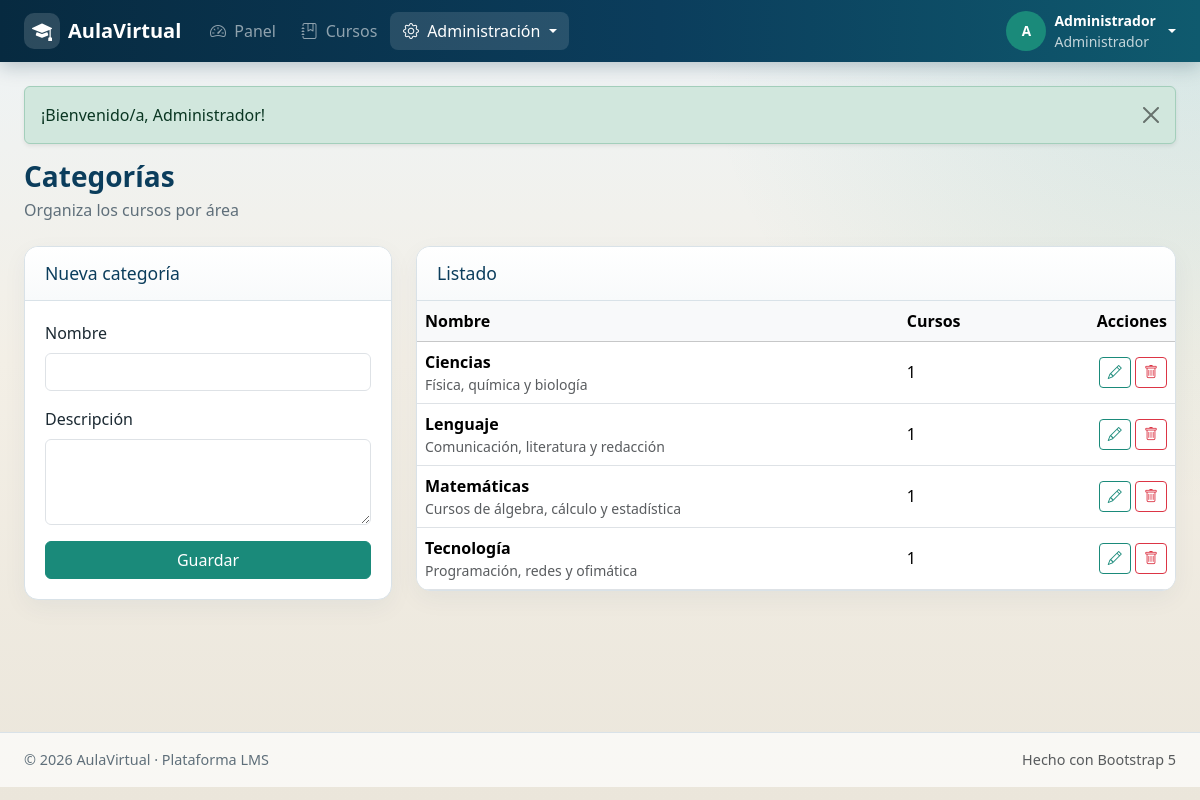
The page /admin/categorias.php (signed in) on the database as committed earlier.
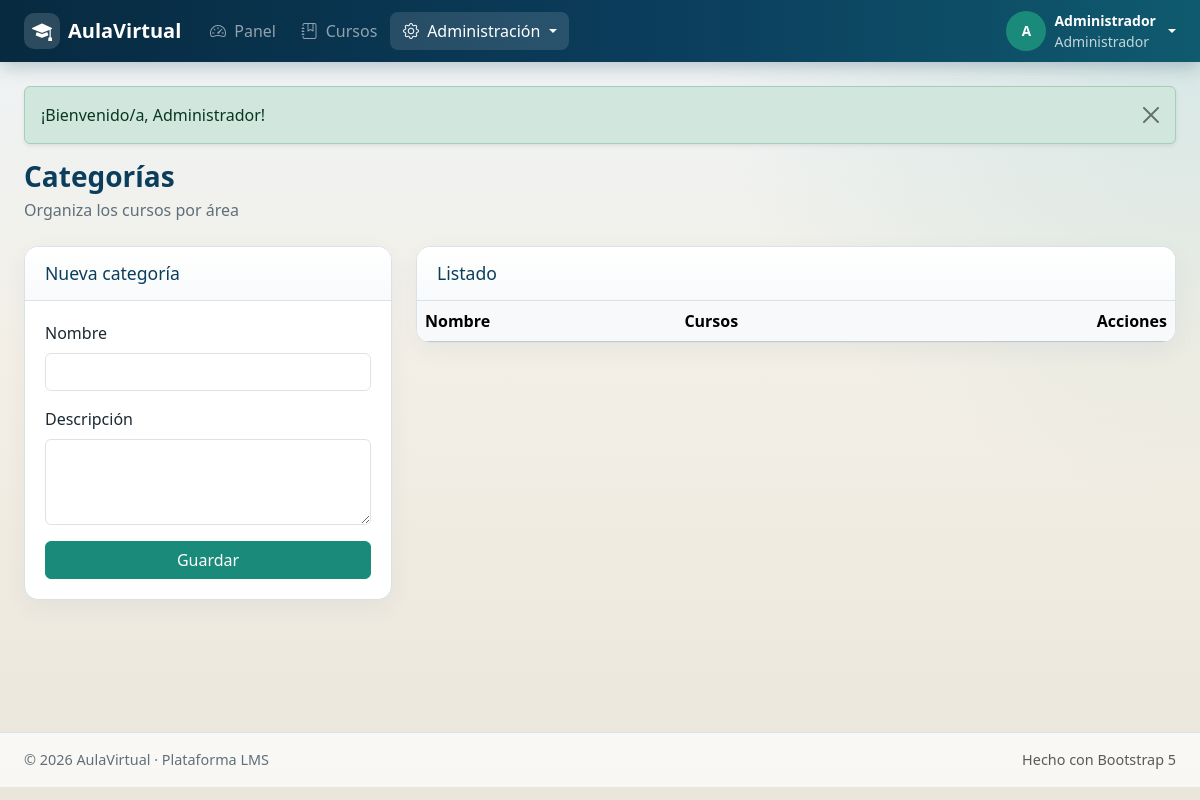
The same page on the database as committed later.
### tables this page shows
CREATE TABLE categories (
    id INT AUTO_INCREMENT PRIMARY KEY,
    name VARCHAR(100) NOT NULL,
    description TEXT DEFAULT NULL,
    created_at TIMESTAMP DEFAULT CURRENT_TIMESTAMP
);

### config/base_datos.php (called while the page is built, shortened)
<?php
class BaseDatos
{
    private static ?PDO $instancia = null;
    public static function obtenerConexion(): PDO
    {
        if (self::$instancia === null) {
            $dsn = 'mysql:host=' . BD_HOST . ';dbname=' . BD_NOMBRE . ';charset=' . BD_CHARSET;
            self::$instancia = new PDO($dsn, BD_USUARIO, BD_CLAVE, [
                PDO::ATTR_ERRMODE => PDO::ERRMODE_EXCEPTION,
                PDO::ATTR_DEFAULT_FETCH_MODE => PDO::FETCH_ASSOC,
                PDO::ATTR_EMULATE_PREPARES => false,
            ]);
        }
        return self::$instancia;
    }
}
function bd(): PDO
{
    return BaseDatos::obtenerConexion();
}

### includes/funciones.php (called while the page is built, shortened)
<?php
require_once __DIR__ . '/../config/base_datos.php';
function escapar(?string $valor): string
{
    return htmlspecialchars($valor ?? '', ENT_QUOTES, 'UTF-8');
}

### admin/categorias.php (the view, shortened to what this page needs)
<?php
require_once __DIR__ . '/../includes/funciones.php';
$categories = bd()->query(
    'SELECT cat.*, (SELECT COUNT(*) FROM courses c WHERE c.category_id = cat.id) AS courses_count
     FROM categories cat ORDER BY cat.name'
)->fetchAll();
require_once __DIR__ . '/../includes/encabezado.php';
?>
<div class="page-header">
    <div>
        <h1>Categorías</h1>
        <p class="subtitle">Organiza los cursos por área</p>
    </div>
</div>
<div class="row g-4">
    <div class="col-lg-4">
        <div class="panel">
            <div class="panel-header"><h2>Nueva categoría</h2></div>
            <div class="panel-body">
                <form method="post">
                    <div class="mb-3">
                        <label class="form-label">Nombre</label>
                        <input type="text" name="name" class="form-control" required>
                    </div>
                    <div class="mb-3">
                        <label class="form-label">Descripción</label>
                        <textarea name="description" class="form-control" rows="3"></textarea>
                    </div>
                    <button class="btn btn-primary w-100" type="submit">Guardar</button>
                </form>
            </div>
        </div>
    </div>
    <div class="col-lg-8">
        <div class="panel">
            <div class="panel-header"><h2>Listado</h2></div>
            <div class="panel-body p-0">
                <div class="table-responsive">
                    <table class="table table-hover mb-0">
                        <thead class="table-light">
                            <tr>
                                <th>Nombre</th>
                                <th>Cursos</th>
                                <th class="text-end">Acciones</th>
                            </tr>
                        </thead>
                        <tbody>
                            <?php foreach ($categories as $cat): ?>
                            <tr>
                                <td>
                                    <strong><?= escapar($cat['name']) ?></strong>
                                    <?php if ($cat['description']): ?>
                                        <div class="small text-muted"><?= escapar($cat['description']) ?></div>
                                    <?php endif; ?>
                                </td>
                                <td><?= (int) $cat['courses_count'] ?></td>
                                <td class="text-end">
                                    <button class="btn btn-sm btn-outline-primary" data-bs-toggle="modal" data-bs-target="#edit<?= (int) $cat['id'] ?>">
                                        <i class="bi bi-pencil"></i>
                                    </button>
                                    <form method="post" class="d-inline" onsubmit="return confirm('¿Eliminar categoría?');">
                                        <button class="btn btn-sm btn-outline-danger" type="submit"><i class="bi bi-trash"></i></button>
                                    </form>
                                </td>
                            </tr>
                            <?php endforeach; ?>
                        </tbody>
                    </table>
                </div>
            </div>
        </div>
    </div>
</div>
<?php require_once __DIR__ . '/../includes/pie.php'; ?>

Rows that differ between the two databases and show on the page:
removed categories: name "Ciencias", description "Física, química y biología", courses_count "1"
removed categories: name "Lenguaje", description "Comunicación, literatura y redacción", courses_count "1"
removed categories: name "Matemáticas", description "Cursos de álgebra, cálculo y estadística", courses_count "1"
removed categories: name "Tecnología", description "Programación, redes y ofimática", courses_count "1"
